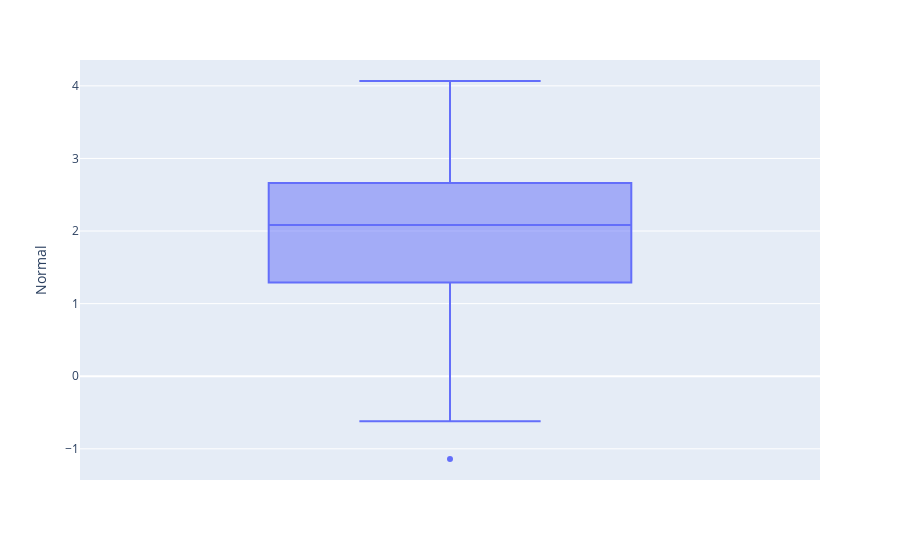

The notebook cell saved with this chart:
### Markdown cell above
2. Make a simple scatter plot to illustrate the points in the `data1` data set using the function `box`

### Code cell
df = data1
fig = px.box(df, y="Normal")
fig.show()

### Figure 1 — Plotly figure (JSON) as saved in the notebook; plotly's stock layout.template omitted (floating-point values rounded to 4 significant figures; data arrays with more than 128 entries replaced by an {"elided": "..."} marker saying what was removed)
{"data": [{"alignmentgroup": "True", "hovertemplate": "Normal=%{y}<extra></extra>", "legendgroup": "", "marker": {"color": "#636efa"}, "name": "", "notched": false, "offsetgroup": "", "orientation": "v", "showlegend": false, "type": "box", "x0": " ", "xaxis": "x", "y": {"elided": "200 float values"}, "y0": " ", "yaxis": "y"}], "layout": {"boxmode": "group", "legend": {"tracegroupgap": 0}, "margin": {"t": 60}, "xaxis": {"anchor": "y", "domain": [0, 1]}, "yaxis": {"anchor": "x", "domain": [0, 1], "title": {"text": "Normal"}}}}
